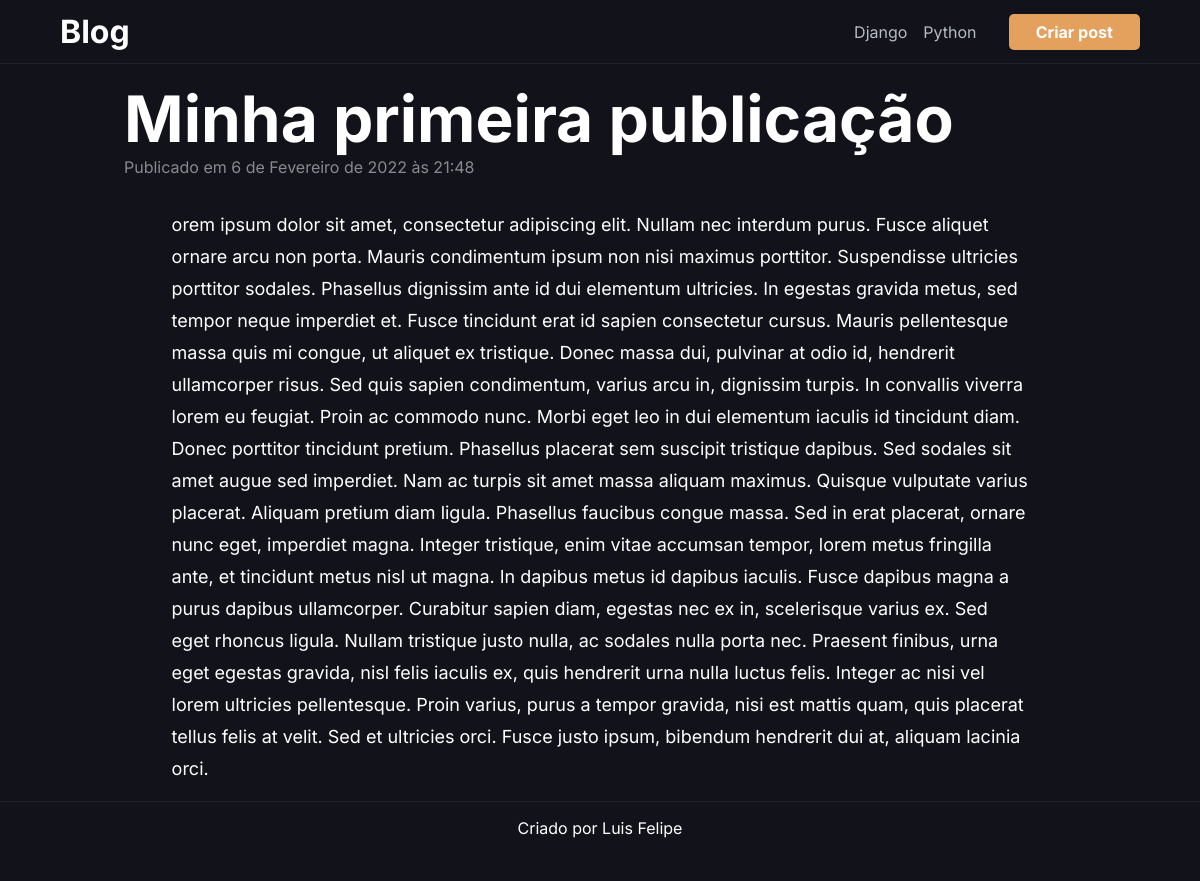
The page / on the database its author committed.
### post/models.py (models this page shows, shortened)
class Post( models.Model ):
    titulo = models.CharField(
        max_length=194,
        verbose_name="Título"
    )
    conteudo = models.TextField(
        verbose_name="Conteúdo"
    )
    categoria = models.CharField(
        choices=[
            ('django', 'django'),
            ('python', 'python')
            ],
        default='django',
        verbose_name="Categoria",
        max_length=6
    )
    slug = models.CharField(
        verbose_name="Slug",
        max_length=194,
        blank=False,
    )
    data_publicado = models.DateTimeField(
        auto_now_add=True,
        verbose_name="Data de publicação"
    )
    class Meta:
        verbose_name = "Post"
        verbose_name_plural = "Posts"
        db_table = "post"

### blog/views.py (the view)
# urls.py: path('', index, name="index"),
def index( request ):
    primeiro_post = Post.objects.filter(slug="minha-primeira-publicacao")[0]
    context = {
        'post': primeiro_post
    }
    return render( request, 'index.html', context)

### templates/index.html
{% extends "base.html" %}
{% block content %}
<main>
    <section class="hero">
        <h1>{{ post.titulo }}</h1>
        <span>Publicado em </span><span>{{ post.data_publicado }}</span>
    </section>
    <section class="content">
        <p>
            {{ post.conteudo }}
        </p>
    </section>
</main>
{% endblock %}

### static/css/base.css (style rules this page uses)
* { margin: 0; padding: 0; box-sizing: border-box; }
:root { --color-black-800: #12121a; --color-black-500: #20202e; --color-white-900: #fff; --color-white-400: #b5bbc4; --color-primary: #E4A15D; }
body { background-color: var(--color-black-800); color: var(--color-white-900); font-family: 'Inter', sans-serif; }
main { min-height: calc(100vh - 9rem); max-width: 1000px; margin: 0 auto; padding: 0 2%; }
.hero { padding: 1rem 0; }
.hero h1 { font-size: 4rem; }
.hero span { color: rgba(255, 255, 255, 0.5); }
.content { max-width: 90%; margin: 1rem auto; display: flex; flex-direction: column; gap: 1.5rem; }
.content p { line-height: 2rem; font-size: 18px; }

### rows shown on the page
Post: titulo "Minha primeira publicação", data_publicado "6 de Fevereiro de 2022 às 21:48", conteudo "orem ipsum dolor sit amet, consectetur adipiscing elit. Nullam nec interdum purus. Fusce aliquet ornare arcu non porta. Mauris condimentum ipsum non nisi maximus porttitor. Suspendisse ultricies porttitor sodales. Phasellus dignissim ante id dui elementum ultricies. In egestas gravida metus, sed tempor neque imperdiet et. Fusce tincidunt erat id sapien consectetur cursus. Mauris pellentesque massa quis mi congue, ut aliquet ex tristique. Donec massa dui, pulvinar at odio id, hendrerit ullamcorper risus. Sed quis sapien condimentum, varius arcu in, dignissim turpis. In convallis viverra lorem eu feugiat. Proin ac commodo nunc. Morbi eget leo in dui elementum iaculis id tincidunt diam. Donec…"
